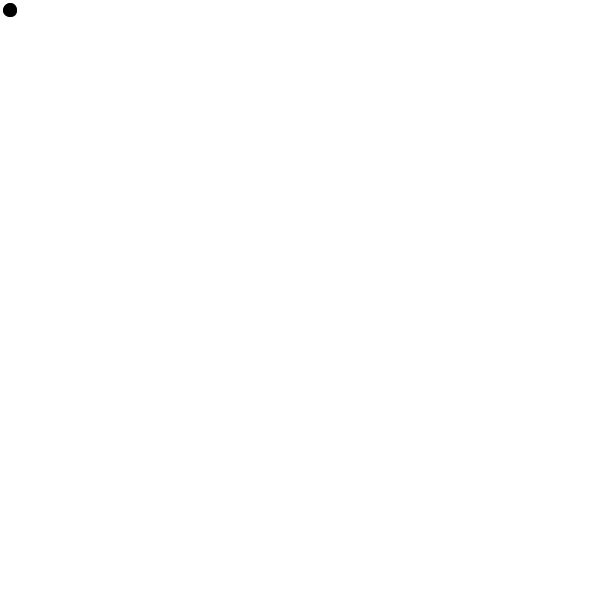
Frame 1 (no input)
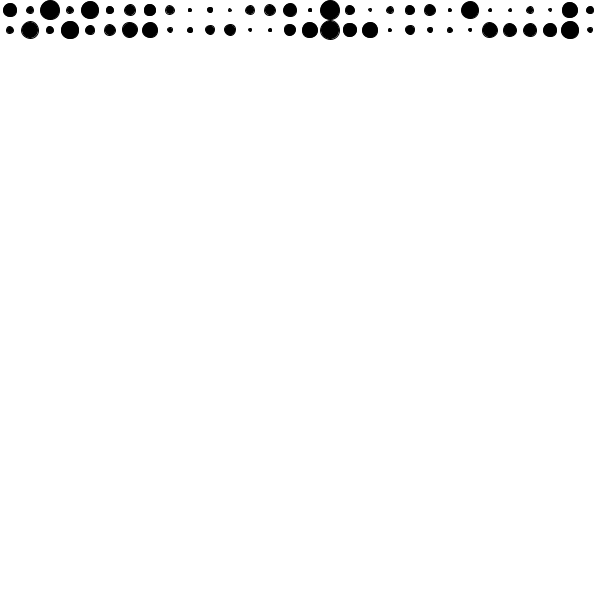
Frame 60 (the mouse pressed at the canvas centre just before this capture)
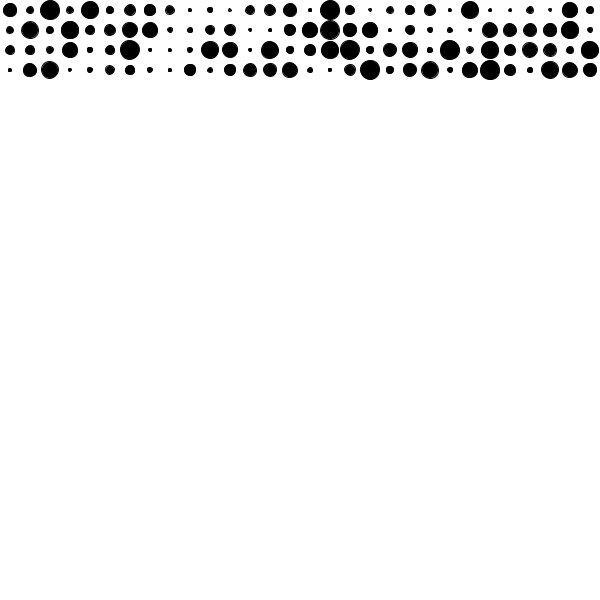
Frame 120 (the mouse held since frame 60 and released just before this capture)

The Processing sketch that drew these frames (run headless with seeded random() and noise(); from frame 60 on, the mouse is pressed at the canvas centre):

// Processing sketch: s013_simple_grid
// ── s013_simple_grid.pde
int x = 10;
int y = 10;

void setup() {
  size(600, 600);
  fill(0);
  background(255);
}

void draw() {
  // random radius for the ellipse
  float diam = random(2, 20);
  ellipse(x, y, diam, diam);
  x = x + 20;
  if(x > width) {
    x = 10;
    y = y + 20;
  }
  if(y > height) {
    noLoop();
  }
}
